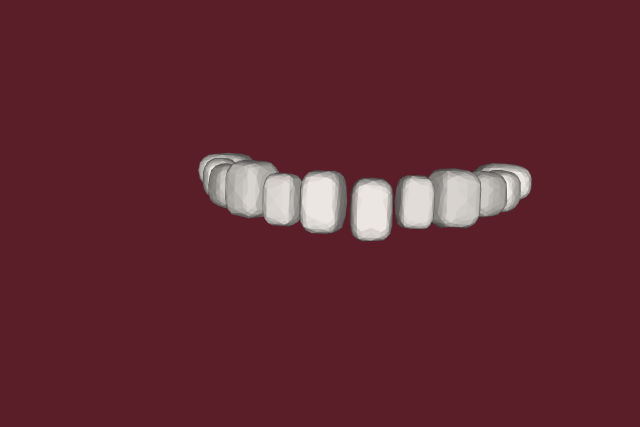
#> input picture data/samples/synthetic_photo.png, 1280 x 853 px (shown at 1/2 size); its folder holds only this picture in this run
$ python -i vision.py   (imports and definitions only)
#> lines starting #> are read from the running program, lines starting #| are printed output that depends on the picture
#> further down, picture is the input picture: shape (853, 1280, 3); mean B, G, R 48.5, 39.4, 95.8
"""Photo A analysis: automatic tooth-region segmentation and estimated canine reference points.

Heuristic, colour based (no trained model): a bright, low-red seed (the central incisors) is grown with GrabCut inside a
window around it. Works on retractor photos with visible incisors; it can fail on unusual lighting/colour -
callers must treat the output as an editable proposal (`confidence` / `notes` say what was assumed).
"""
from __future__ import annotations

import cv2
import numpy as np

from .core import InputError

UPPER_FRACTION = 0.75  # heuristic: upper arch = top 75% of the tooth-region height (lower incisors overlap the rest)
CANINE_FRAC = 0.33  # canine offset / mask width, from the median canine-distance/arch-width = 0.665 of 36 real arches


def segment_teeth(img: np.ndarray) -> dict:
    cv2.setRNGSeed(0)  # GrabCut uses k-means init: fix the seed for reproducible output
    h, w = img.shape[:2]
#> h = 853; w = 1280
    lab = cv2.cvtColor(img, cv2.COLOR_BGR2LAB).astype(float)
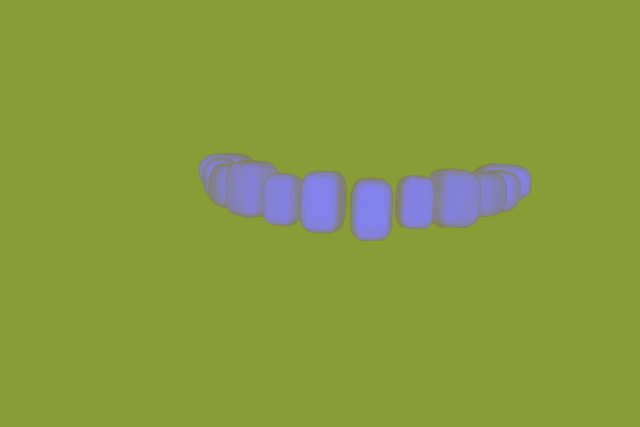
#> lab: shape (853, 1280, 3) float64 (shown at 1/2 size); mean B, G, R 62.3, 155.2, 135.6
    L, a, b = lab[..., 0], lab[..., 1] - 128, lab[..., 2] - 128
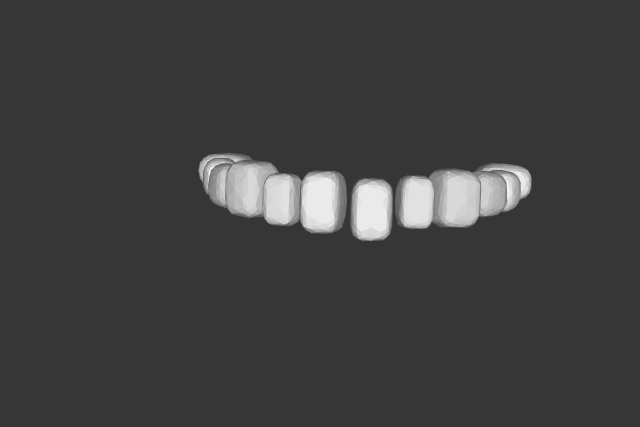
#> L: shape (853, 1280) float64 (shown at 1/2 size); min 52, max 243, mean 62.3
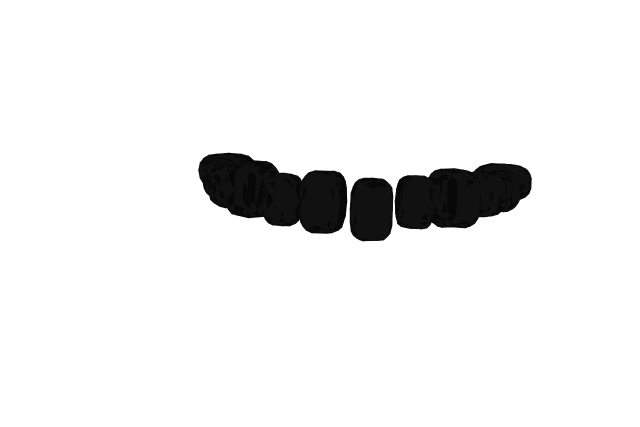
#> a: shape (853, 1280) float64 (shown at 1/2 size); min -1, max 29, mean 27.2; drawn with min black and max white
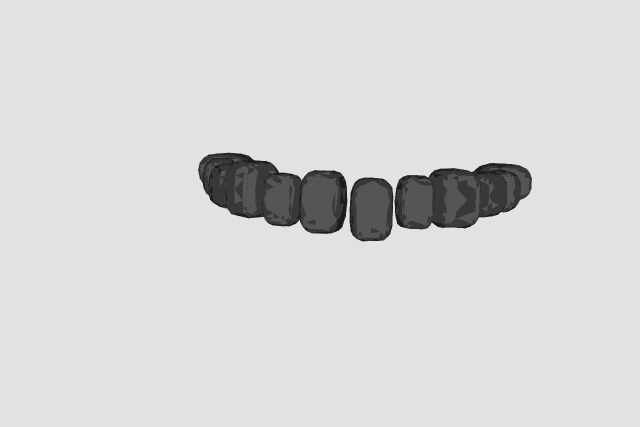
#> b: shape (853, 1280) float64 (shown at 1/2 size); min 0, max 9, mean 7.64; drawn with min black and max white
    strict = ((L > 150) & (a < 22) & (b > 5) & (b < 60)).astype(np.uint8)
#> strict: shape (853, 1280); every value is 0
    strict = cv2.morphologyEx(strict, cv2.MORPH_OPEN, np.ones((7, 7), np.uint8))
    n, cl, st, cen = cv2.connectedComponentsWithStats(strict)
#> cl: shape (853, 1280) int32; every value is 0
#> n = 1; st = [[0, 0, 1280, 853, 1091840]]; cen = [[639.5, 426]]
    cand = [(st[i, 4] * np.exp(-(((cen[i][0] - w / 2) / (0.25 * w)) ** 2 + ((cen[i][1] - 0.5 * h) / (0.2 * h)) ** 2)), i)
            for i in range(1, n) if st[i, 4] > 0.003 * w * h]
#> cand = []
    if not cand:
#> (the run stopped early here; a loop or call above may not have finished)
